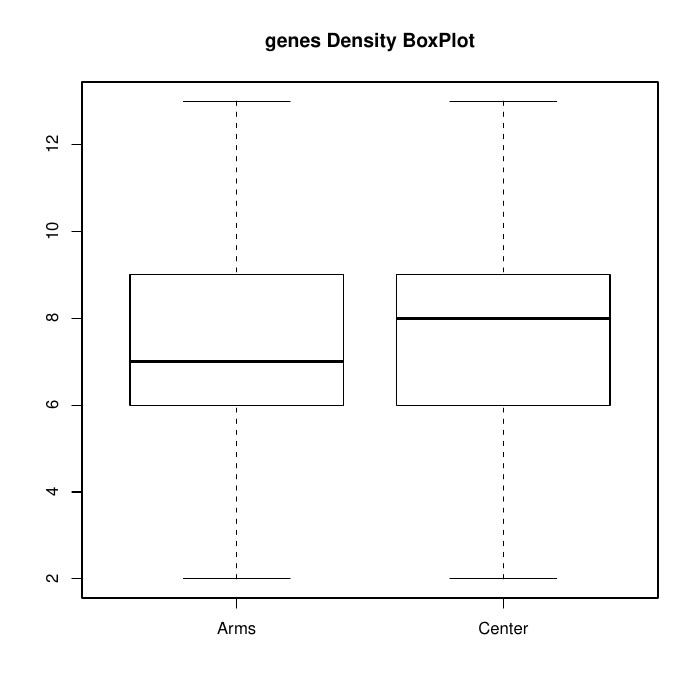

Source code (R):
genesarms <- read.table("genes_arms.dat",header=T)
genesctr <- read.table("genes_center.dat",header=T)
pdf("genes.pdf")
boxplot(genesarms$TOTAL,genesctr$TOTAL,main="genes Density BoxPlot", outline=FALSE, names=c("Arms","Center"))
ks.test(genesarms$TOTAL,genesctr$TOTAL)
